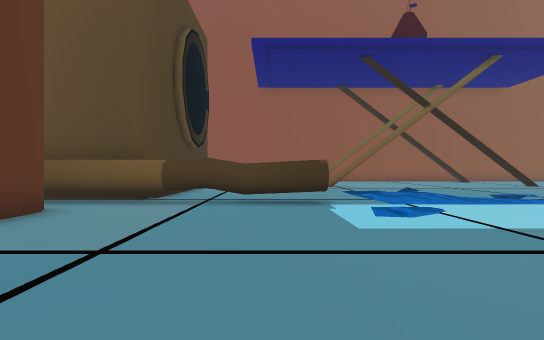
[1] (above)

24 first-person views from a walk through a Unity game level. The camera is 1.4 m above the floor, looks level and sees 80° across. The floor is counted in squares, 2 m on a side. Each view is taken from the middle of a square. On the plan, view 1 faces up. The plan holds only what a view shows up to about 10 squares ahead; the rest is blank. The place goes on beyond the plan. The player is left out. Some surface patterns are stand-ins.

[2]
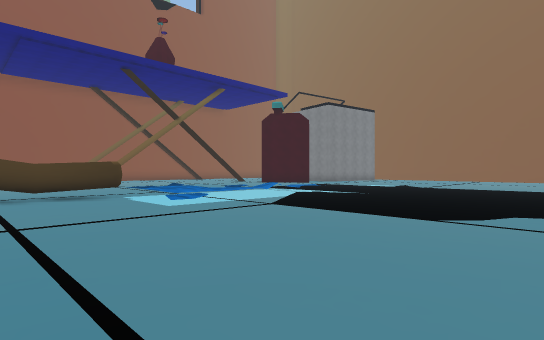

[3]
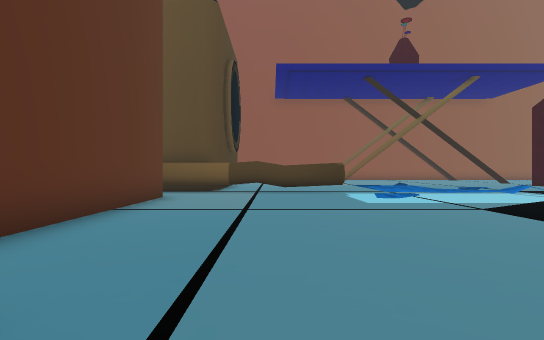

[4]
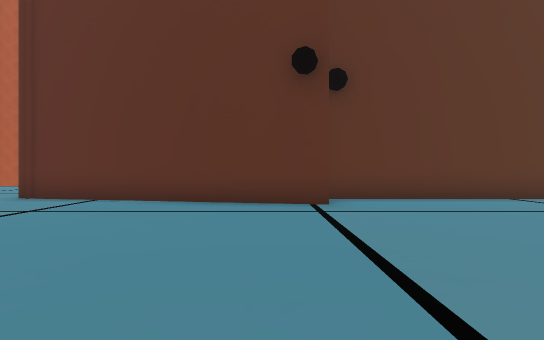

[5]
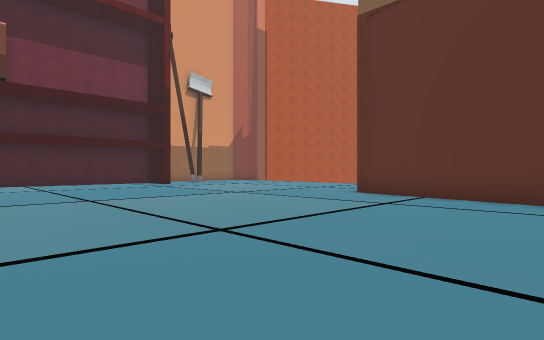

[6]
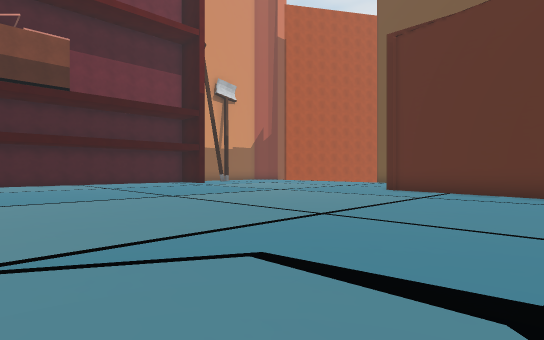

[7]
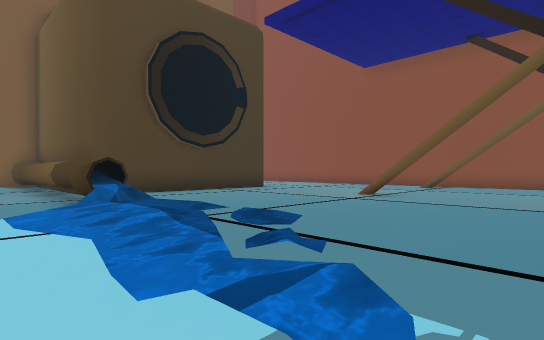

[8]
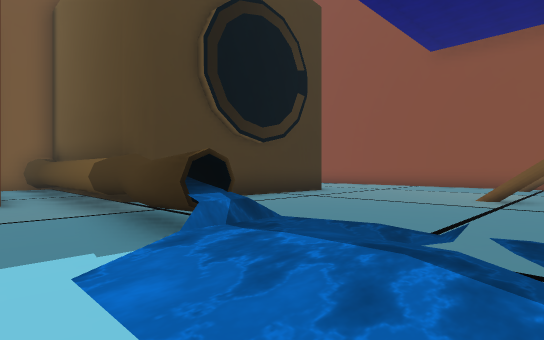

[9]
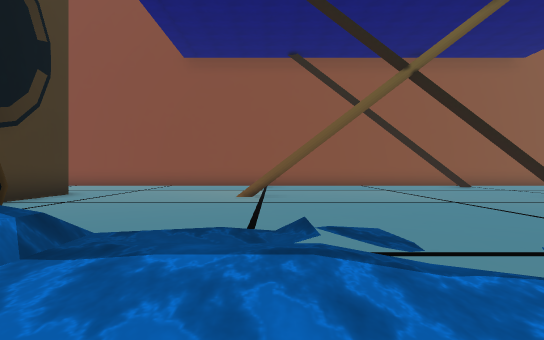

[10]
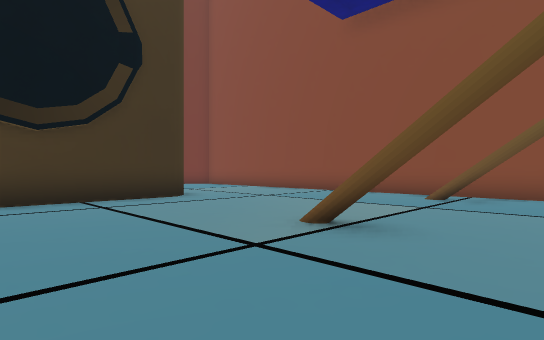

[11]
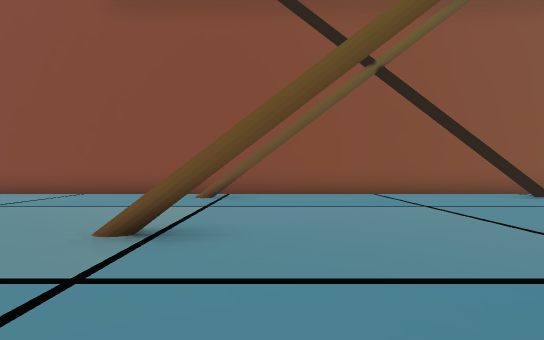

[12]
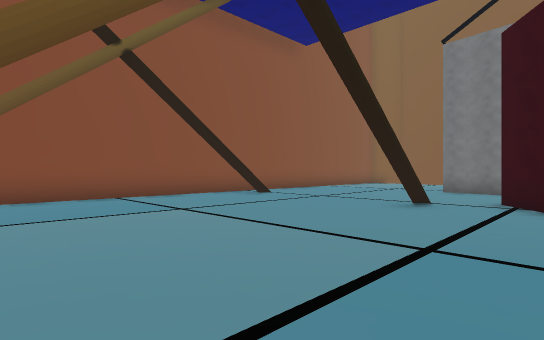

[13]
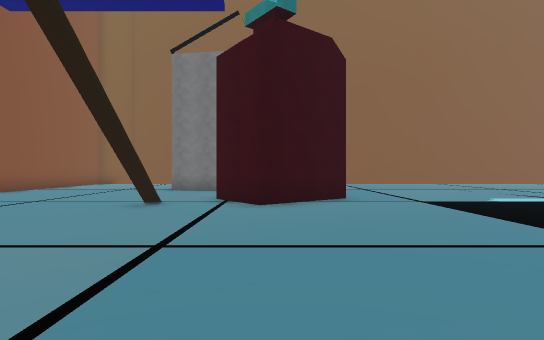

[14]
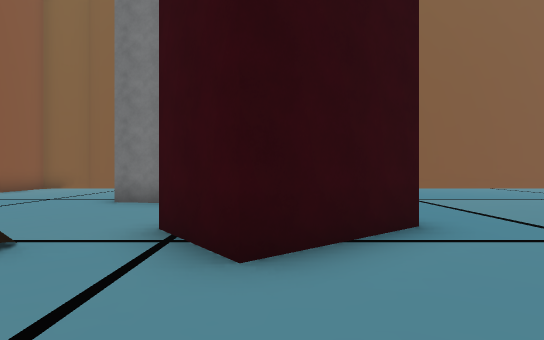

[15]
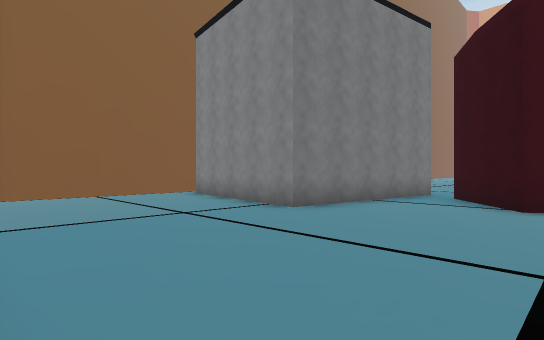

[16]
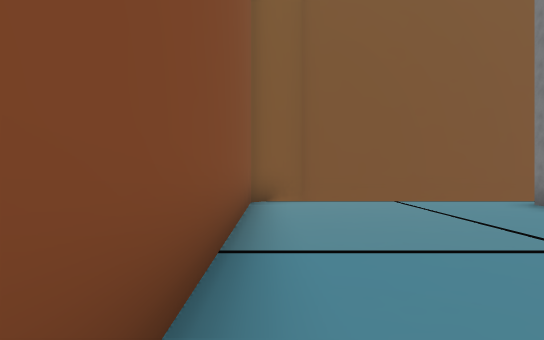

[17]
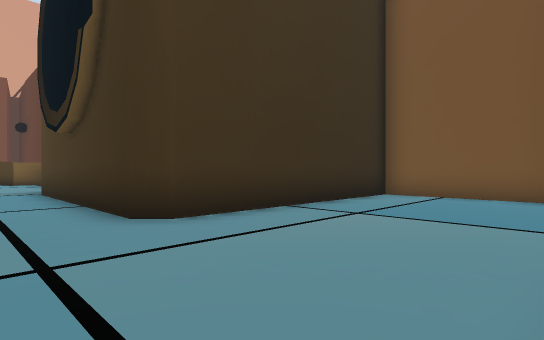

[18]
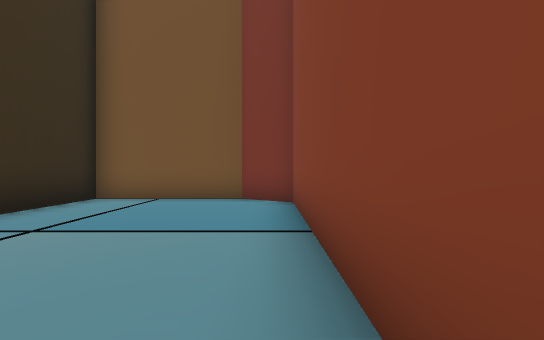

[19]
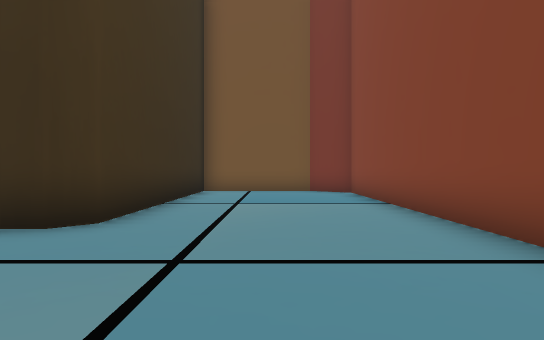

[20]
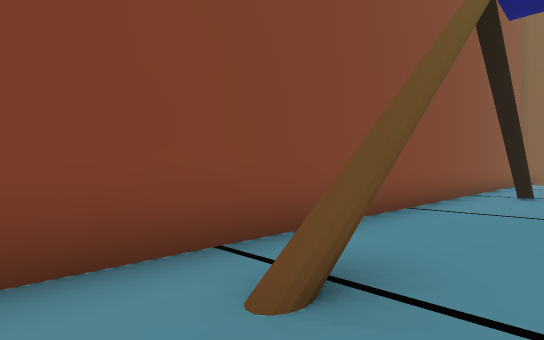

[21]
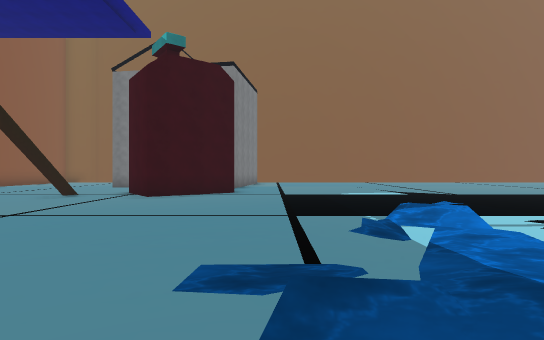

[22]
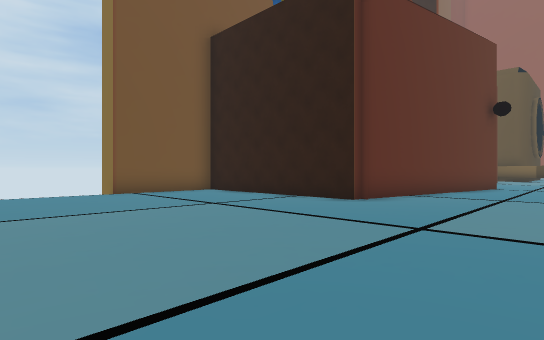

[23]
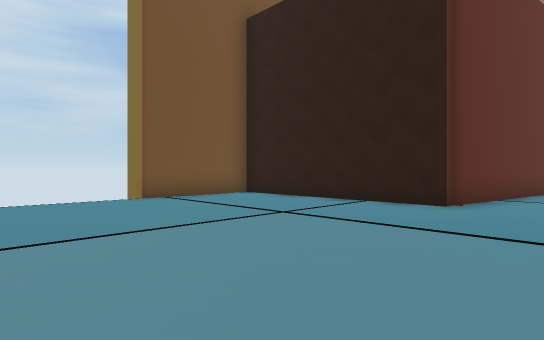

[24]
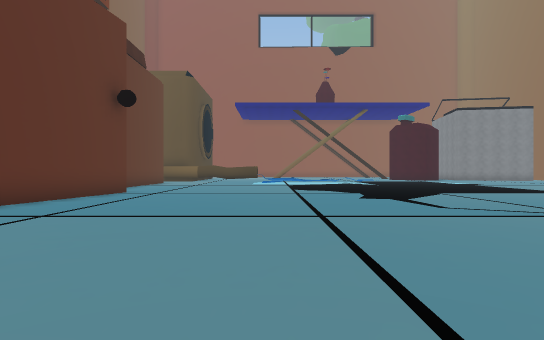

### Floor plan
Key: @ floor where view 1 was taken; # wall or solid block; . floor; = window, fence, low wall or low ledge; ~ water the walk can cross; ≈ water the walk keeps out of; T thing the floor can be seen under or through.
Columns run from 10 left of view 1 to 21 right of it. Each row starts with its distance up from view 1.
 20 ################################
 19 #..............................#
 18 #............#......#=.........#
 17 #..............................#
 16 #..............................#
 15 #..............................#
 14 ########............#=...####..#
 13        #.................#  ##.#
 12        #..............#..#
 11        #.............###.#
 10        #..............##.#
  9        #.................
  8       ##.....≈~...........
  7   #####TTTTT~~~~............
  6   ..........~~~~≈............
  5       #.....~................
  4       #.................. ...
  3       #................
  2       #................
  1       #................
  0       #...@..........
 -1       #..............
 -2       ##.............
 -3        #............
 -4       ##............
 -5       #............
 -6       #...........
 -7       #...........
 -8       #...........
 -9 #######...........
-10 #................
-11 #................
-12 #................
-13  ................
-14  ................
-15  .......... .....
-16    ........  ....

Where each view was taken, in squares from view 1:
view 1: 0 up, 0 right, facing up
view 2: 2 down, 2 left, facing up-right
view 3: 3 down, 1 left, facing up
view 4: 3 down, 4 right, facing left
view 5: 4 down, 5 right, facing down-left
view 6: 4 down, 7 right, facing down-left
view 7: 5 up, 7 right, facing up-left
view 8: 5 up, 4 right, facing up-left
view 9: 5 up, 3 right, facing up
view 10: 10 up, 5 right, facing up-left
view 11: 10 up, 4 right, facing up
view 12: 11 up, 4 right, facing up-right
view 13: 11 up, 4 right, facing right
view 14: 11 up, 8 right, facing right
view 15: 19 up, 11 right, facing down-right
view 16: 19 up, 13 right, facing right
view 17: 19 up, 1 left, facing down-left
view 18: 19 up, 2 left, facing left
view 19: 17 up, 1 right, facing left
view 20: 17 up, 1 right, facing up-right
view 21: 8 up, 2 right, facing right
view 22: 16 down, 0 right, facing up-left
view 23: 16 down, 2 left, facing up-left
view 24: 12 down, 2 right, facing up
